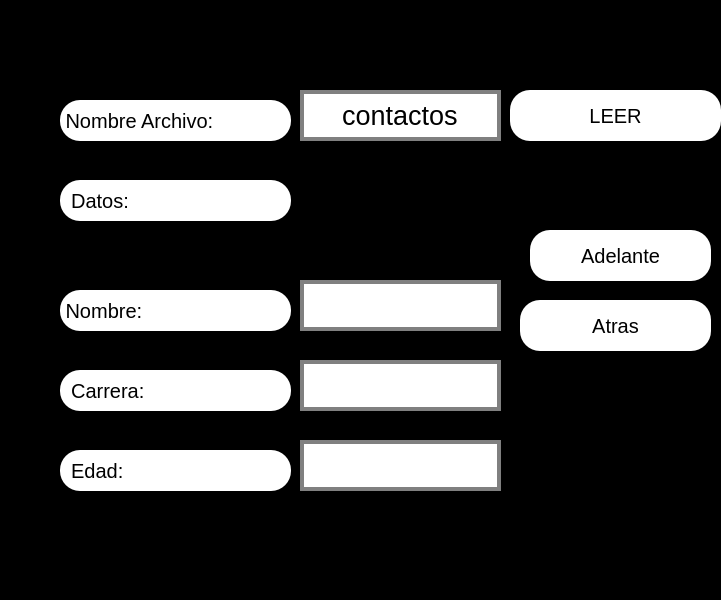
<?xml version="1.0" encoding="UTF-8"?>
<ui version="4.0">
 <class>MainWindow</class>
 <widget class="QMainWindow" name="MainWindow">
  <property name="geometry">
   <rect>
    <x>0</x>
    <y>0</y>
    <width>721</width>
    <height>600</height>
   </rect>
  </property>
  <property name="windowTitle">
   <string>MainWindow</string>
  </property>
  <property name="styleSheet">
   <string notr="true">

background:black
</string>
  </property>
  <widget class="QWidget" name="centralwidget">
   <widget class="QLineEdit" name="txt_archivo">
    <property name="geometry">
     <rect>
      <x>300</x>
      <y>90</y>
      <width>201</width>
      <height>51</height>
     </rect>
    </property>
    <property name="font">
     <font>
      <pointsize>20</pointsize>
     </font>
    </property>
    <property name="styleSheet">
     <string notr="true">background-color: rgb(255, 255, 255);
border: 4px solid gray;
</string>
    </property>
    <property name="text">
     <string>contactos</string>
    </property>
    <property name="alignment">
     <set>Qt::AlignCenter</set>
    </property>
   </widget>
   <widget class="QPushButton" name="btn_leer">
    <property name="geometry">
     <rect>
      <x>510</x>
      <y>90</y>
      <width>211</width>
      <height>51</height>
     </rect>
    </property>
    <property name="font">
     <font>
      <pointsize>15</pointsize>
     </font>
    </property>
    <property name="styleSheet">
     <string notr="true">border-radius:20px;

background: white


</string>
    </property>
    <property name="text">
     <string>LEER</string>
    </property>
   </widget>
   <widget class="QLabel" name="label">
    <property name="geometry">
     <rect>
      <x>60</x>
      <y>100</y>
      <width>231</width>
      <height>41</height>
     </rect>
    </property>
    <property name="font">
     <font>
      <pointsize>15</pointsize>
     </font>
    </property>
    <property name="styleSheet">
     <string notr="true">
border-radius:20px;

background: white
</string>
    </property>
    <property name="text">
     <string> Nombre Archivo:</string>
    </property>
   </widget>
   <widget class="QLabel" name="label_2">
    <property name="geometry">
     <rect>
      <x>60</x>
      <y>180</y>
      <width>231</width>
      <height>41</height>
     </rect>
    </property>
    <property name="font">
     <font>
      <pointsize>15</pointsize>
     </font>
    </property>
    <property name="styleSheet">
     <string notr="true">
border-radius:20px;

background: white



</string>
    </property>
    <property name="text">
     <string>  Datos:</string>
    </property>
   </widget>
   <widget class="QLineEdit" name="txt_nombre">
    <property name="geometry">
     <rect>
      <x>300</x>
      <y>280</y>
      <width>201</width>
      <height>51</height>
     </rect>
    </property>
    <property name="font">
     <font>
      <pointsize>20</pointsize>
     </font>
    </property>
    <property name="styleSheet">
     <string notr="true">background-color: rgb(255, 255, 255);
border: 4px solid gray;
</string>
    </property>
    <property name="text">
     <string/>
    </property>
    <property name="alignment">
     <set>Qt::AlignCenter</set>
    </property>
   </widget>
   <widget class="QLabel" name="label_3">
    <property name="geometry">
     <rect>
      <x>60</x>
      <y>290</y>
      <width>231</width>
      <height>41</height>
     </rect>
    </property>
    <property name="font">
     <font>
      <pointsize>15</pointsize>
     </font>
    </property>
    <property name="styleSheet">
     <string notr="true">
border-radius:20px;

background: white
</string>
    </property>
    <property name="text">
     <string> Nombre:</string>
    </property>
   </widget>
   <widget class="QLabel" name="label_4">
    <property name="geometry">
     <rect>
      <x>60</x>
      <y>450</y>
      <width>231</width>
      <height>41</height>
     </rect>
    </property>
    <property name="font">
     <font>
      <pointsize>15</pointsize>
     </font>
    </property>
    <property name="styleSheet">
     <string notr="true">
border-radius:20px;

background: white
</string>
    </property>
    <property name="text">
     <string>  Edad:</string>
    </property>
   </widget>
   <widget class="QLineEdit" name="txt_edad">
    <property name="geometry">
     <rect>
      <x>300</x>
      <y>440</y>
      <width>201</width>
      <height>51</height>
     </rect>
    </property>
    <property name="font">
     <font>
      <pointsize>20</pointsize>
     </font>
    </property>
    <property name="styleSheet">
     <string notr="true">background-color: rgb(255, 255, 255);
border: 4px solid gray;
</string>
    </property>
    <property name="text">
     <string/>
    </property>
    <property name="alignment">
     <set>Qt::AlignCenter</set>
    </property>
   </widget>
   <widget class="QLabel" name="label_5">
    <property name="geometry">
     <rect>
      <x>60</x>
      <y>370</y>
      <width>231</width>
      <height>41</height>
     </rect>
    </property>
    <property name="font">
     <font>
      <pointsize>15</pointsize>
     </font>
    </property>
    <property name="styleSheet">
     <string notr="true">
border-radius:20px;

background: white
</string>
    </property>
    <property name="text">
     <string>  Carrera:</string>
    </property>
   </widget>
   <widget class="QLineEdit" name="txt_carrera">
    <property name="geometry">
     <rect>
      <x>300</x>
      <y>360</y>
      <width>201</width>
      <height>51</height>
     </rect>
    </property>
    <property name="font">
     <font>
      <pointsize>20</pointsize>
     </font>
    </property>
    <property name="styleSheet">
     <string notr="true">background-color: rgb(255, 255, 255);
border: 4px solid gray;
</string>
    </property>
    <property name="text">
     <string/>
    </property>
    <property name="alignment">
     <set>Qt::AlignCenter</set>
    </property>
   </widget>
   <widget class="QPushButton" name="btn_adelante">
    <property name="geometry">
     <rect>
      <x>530</x>
      <y>230</y>
      <width>181</width>
      <height>51</height>
     </rect>
    </property>
    <property name="font">
     <font>
      <pointsize>15</pointsize>
     </font>
    </property>
    <property name="styleSheet">
     <string notr="true">
border-radius:20px;


background: white

</string>
    </property>
    <property name="text">
     <string>Adelante</string>
    </property>
   </widget>
   <widget class="QPushButton" name="btn_atras">
    <property name="geometry">
     <rect>
      <x>520</x>
      <y>300</y>
      <width>191</width>
      <height>51</height>
     </rect>
    </property>
    <property name="font">
     <font>
      <pointsize>15</pointsize>
     </font>
    </property>
    <property name="styleSheet">
     <string notr="true">
border-radius:20px;

background: white
</string>
    </property>
    <property name="text">
     <string>Atras</string>
    </property>
   </widget>
  </widget>
  <widget class="QMenuBar" name="menubar">
   <property name="geometry">
    <rect>
     <x>0</x>
     <y>0</y>
     <width>721</width>
     <height>26</height>
    </rect>
   </property>
  </widget>
  <widget class="QStatusBar" name="statusbar"/>
 </widget>
 <resources/>
 <connections/>
</ui>
